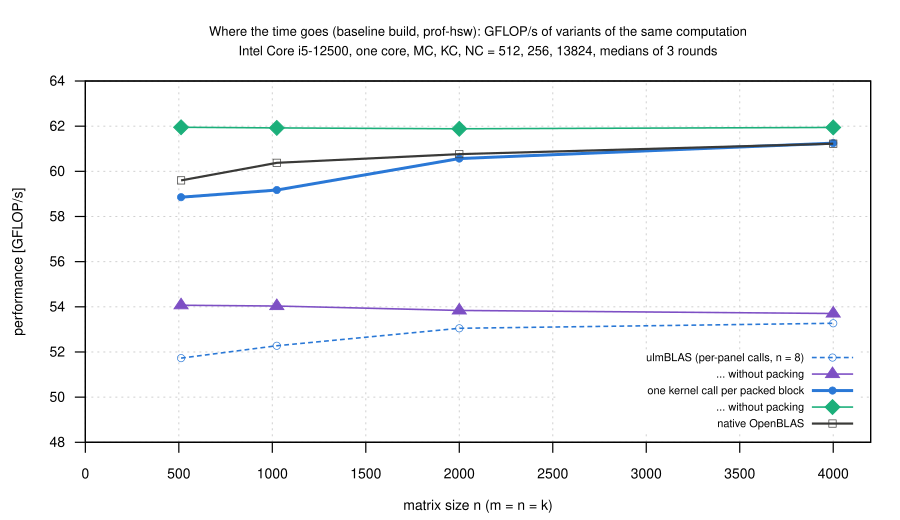

This chart was generated by the following gnuplot code:
load "_style.gp"
set terminal svg size 900,520 dynamic enhanced font "Helvetica,14" background rgb "white"
set output "profile.svg"
set title "Where the time goes (baseline build, prof-hsw): GFLOP/s of variants of the same computation\nIntel Core i5-12500, one core, MC, KC, NC = 512, 256, 13824, medians of 3 rounds" font ",13"
F = D."prof.csv"
p(mode, c) = (strcol("mode") eq mode) ? column(c) : NaN
set xlabel "matrix size n (m = n = k)"
set ylabel "performance [GFLOP/s]"
set xrange [0:4200]
set yrange [48:64]
set key bottom right font ",11"
plot F using "n":(p("lib","gflops")) with linespoints ls 2 title "ulmBLAS (per-panel calls, n = 8)", \
     F using "n":(p("nopack","gflops")) with linespoints lc rgb "#7d4fc4" lw 1.6 pt 9 title "... without packing", \
     F using "n":(p("macro","gflops")) with linespoints ls 1 title "one kernel call per packed block", \
     F using "n":(p("macronopack","gflops")) with linespoints lc rgb "#1baf7a" lw 1.6 pt 13 title "... without packing", \
     F using "n":(p("cblas","gflops")) with linespoints ls 3 title "native OpenBLAS"
